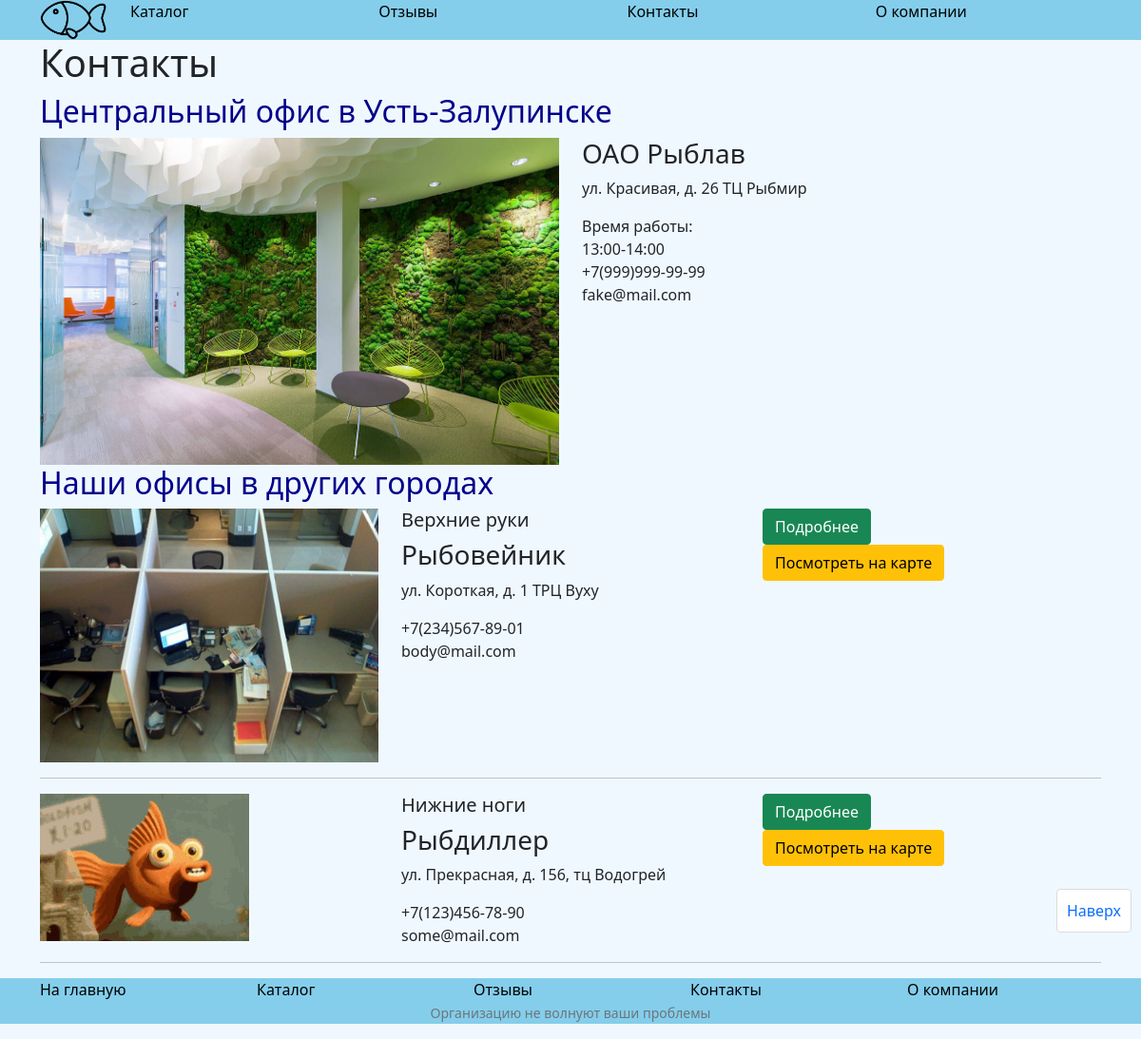
/contacts/, run on the app's committed database.
### catalog/models.py (models this page shows)
class Location(models.Model):
    title = models.CharField(max_length=255, help_text='Название локации')
    adress = models.CharField(max_length=255, help_text='Адрес')
    number = models.CharField(max_length=255, help_text='Номер телефона')
    email = models.CharField(max_length=255, help_text='Адрес электронной почты')
    photo = models.ImageField(upload_to = 'uploads/locations/', null = True, blank = True)
    city = models.CharField(max_length=255, help_text='Населенный пункт', null = True)
    CreateDate = models.DateField(auto_now_add=True)
    UpdateDate = models.DateField(auto_now=True, null=True)
    class Meta:
        ordering = ['city']

### catalog/views.py (the view)
# urls.py: path('contacts/', contacts, name = 'contacts' ),
def contacts(request):
    locations = Location.objects.all()
    return render(request, 'contacts.html', {'locations':locations})

### catalog/templates/contacts.html (shortened to what this page needs)
{% extends "base.html" %}
{% block content %}
{% load static %}
<div class="contailner">
    <div class="container">
        <h1>Контакты</h1>
        <h2 style="color: darkblue;">Центральный офис в Усть-Залупинске</h2>
        <div class="row">
            <div class="col-6">
                <img class="img-fluid" src="{% static 'skinkea5_1.jpg' %}" alt="location photo">
            </div>
            <div class="col-6">
                <div>
                    <h3>ОАО Рыблав</h3>
                </div>
                <div>
                    <p>ул. Красивая, д. 26 ТЦ Рыбмир</p>
                </div>
                <div>
                    <div>Время работы:</div>
                    <div>13:00-14:00</div>
                </div>
                <div class="contacts">
                    <div>
                        +7(999)999-99-99
                    </div>
                    <div>
                        fake@mail.com
                    </div>
                </div>
            </div>
        </div>
    </div>
    <div class="container">
        <h2 style="color: darkblue;">Наши офисы в других городах</h2>
        {% if locations %}
        {% for location in locations %}
        <div class="row">
            <div class="col-4">
                <img class="img-fluid" src="/{{location.photo}}" alt="location photo">
            </div>
            <div class="col-4">
                <div>
                    <h5>{{location.city}}</h5>
                    <h3>{{location.title}}</h3>
                </div>
                <div>
                    <p>{{location.adress}}</p>
                </div>
                <div class="contacts">
                    <div>{{location.number}}</div>
                    <div>{{location.email}}</div>
                </div>
            </div>
            <div class="col-4">
                <div class="col">
                    <a href="{{location.id}}" class="btn btn-success">Подробнее</a>
                </div>
                <div class="col"><button type="button" class="btn btn-warning" data-bs-toggle="modal"
                        data-bs-target="#fuck-you">Посмотреть на карте</button></div>
            </div>
        </div>
        <hr>
        {% endfor %}
        {% endif %}
    </div>
</div>
{% endblock %}

### css/style.css (style rules this page uses)
body { background-color: aliceblue; }
div { margin: auto; }

### data on the page
Location: photo (picture), city "Верхние руки", title "Рыбовейник", adress "ул. Короткая, д. 1 ТРЦ Вуху", number "+7(234)567-89-01", email "body@mail.com"
Location: photo (picture), city "Нижние ноги", title "Рыбдиллер", adress "ул. Прекрасная, д. 156, тц Водогрей", number "+7(123)456-78-90", email "some@mail.com"
